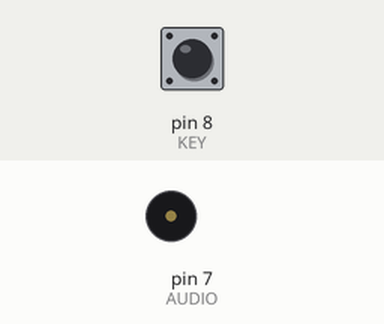
Simulated run of this sketch. Board: Arduino Uno, built with avr-gcc and run on an emulated ATmega328P. On the bench: buzzer (waves = sounding). The inputs (shaded band) are chosen by the test bench; at power-on: pin 8 (KEY) HIGH.

Above: at 1.2 s.
1.3 s: pin 8 (KEY) pulled LOW for 0.15 s
At 1.37 s:
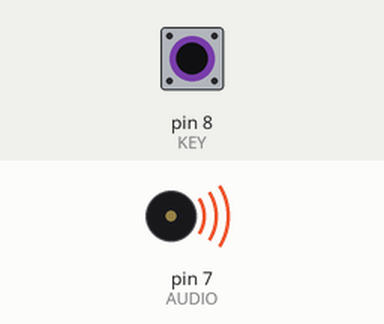
2.9 s: pin 8 (KEY) pulled LOW for 3.2 s
At 7.5 s:
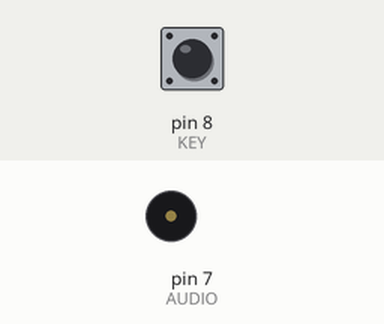
Timing chart, 0 to 9.0 s (numbered marks = the images above; inputs shaded):
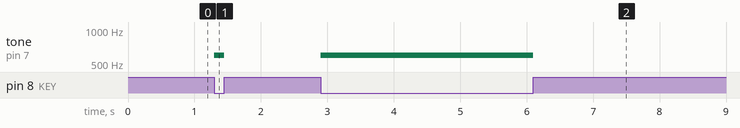

The sketch:

morse_practice_audio.ino
```cpp
int KEY = 8;
int AUDIO = 7;
int DELAY = 10;
int NOTE = 600;
bool HAD_TONE = false;

void setup(){
  // Serial.begin(9600);
  pinMode(KEY, INPUT);
}

void loop(){
  int keyVal = digitalRead(KEY);
  // Serial.println(keyVal);
  if( keyVal == 0) {
    tone(AUDIO, NOTE);
    HAD_TONE = true;
  }
  else if(HAD_TONE) {
    noTone(AUDIO);
    HAD_TONE = false;
  }
  delay(DELAY);

}
```

Measured:
- after the input at 1.3 s, tone on pin 7 (AUDIO): silent → 600 Hz at once, → silent 0.15 s later
- after the input at 2.9 s, tone on pin 7 (AUDIO): silent → 600 Hz at once, → silent 3.2 s later
